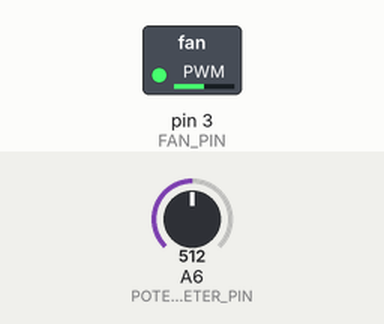
Simulated run of this sketch. Board: Arduino Nano, built with avr-gcc and run on an emulated ATmega328P. On the bench: switched loads named in the sketch (green lamp = pin HIGH). Inputs (shaded band) come from the test bench; at power-on: A6 (POTENTIOMETER_PIN) = 512. What the sketch prints to the serial monitor is not drawn.

Above: at 1.2 s.
1.3 s: A6 (POTENTIOMETER_PIN) set to 410
At 2.2 s:
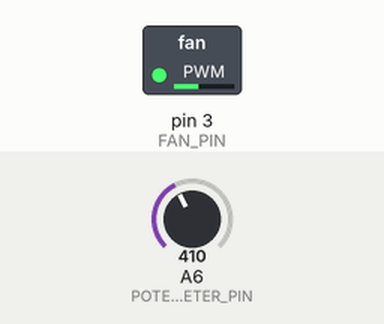
4.3 s: A6 (POTENTIOMETER_PIN) set to 385
At 5.6 s:
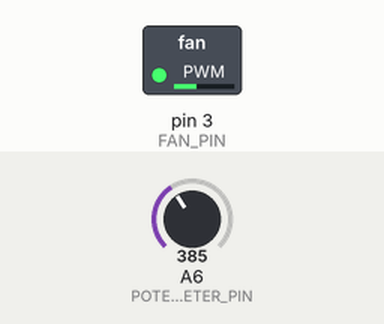
7.3 s: A6 (POTENTIOMETER_PIN) set to 716
At 8.0 s:
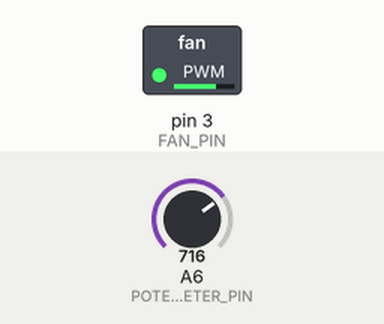
8.8 s: A6 (POTENTIOMETER_PIN) set to 0
At 9.1 s:
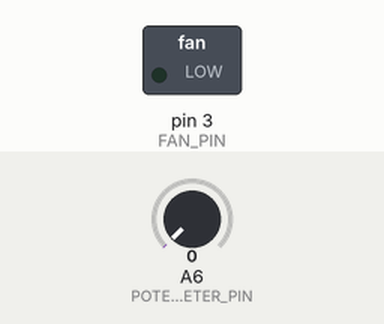
10.3 s: A6 (POTENTIOMETER_PIN) set to 122
At 11.4 s:
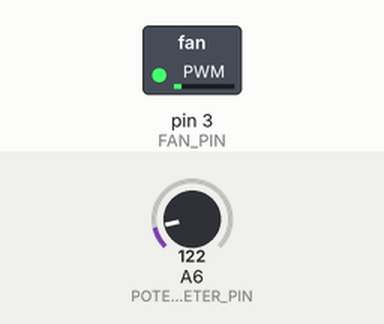
11.8 s: A6 (POTENTIOMETER_PIN) set to 900
At 12.6 s:
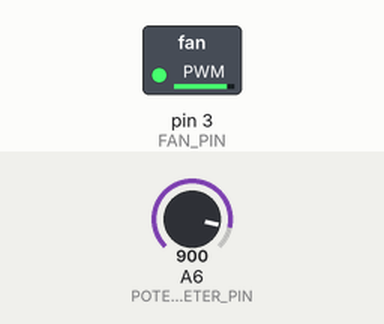
Timing chart, 0 to 14.3 s (numbered marks = the images above; inputs shaded):
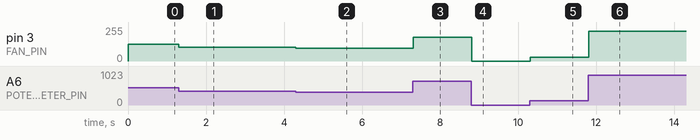

Measured:
- after the input at 1.3 s, pin 3 (FAN_PIN): 127/255 → 102/255 at once
- after the input at 4.3 s, pin 3 (FAN_PIN): 102/255 → 95/255 at once
- after the input at 7.3 s, pin 3 (FAN_PIN): 95/255 → 178/255 at once
- after the input at 8.8 s, pin 3 (FAN_PIN): 178/255 → 0/255 at once
- after the input at 10.3 s, pin 3 (FAN_PIN): 0/255 → 30/255 at once
- after the input at 11.8 s, pin 3 (FAN_PIN): 30/255 → 224/255 at once

The sketch:

pwm.ino
```cpp
// (licence header left out)
#define POTENTIOMETER_PIN A6
#define FAN_PIN 3

struct potentiometer {
  byte level = 0;
};

potentiometer potentiometer;

void setup()
{
  pinMode(POTENTIOMETER_PIN, INPUT);
  pinMode(FAN_PIN, OUTPUT);

  Serial.begin(115200);
}

void loop()
{
  potentiometer.level = readPotentiometerLevelMapped(POTENTIOMETER_PIN);

  Serial.print("Potentiometer value [0-255]: ");
  Serial.println(potentiometer.level);

  setFanSpeed(potentiometer.level);
}

byte readPotentiometerLevelMapped(int pin)
{
  return map(analogRead(pin), 0, 1023, 0, 255);
}

void setFanSpeed(int speed)
{
  analogWrite(FAN_PIN, speed);
}
```
